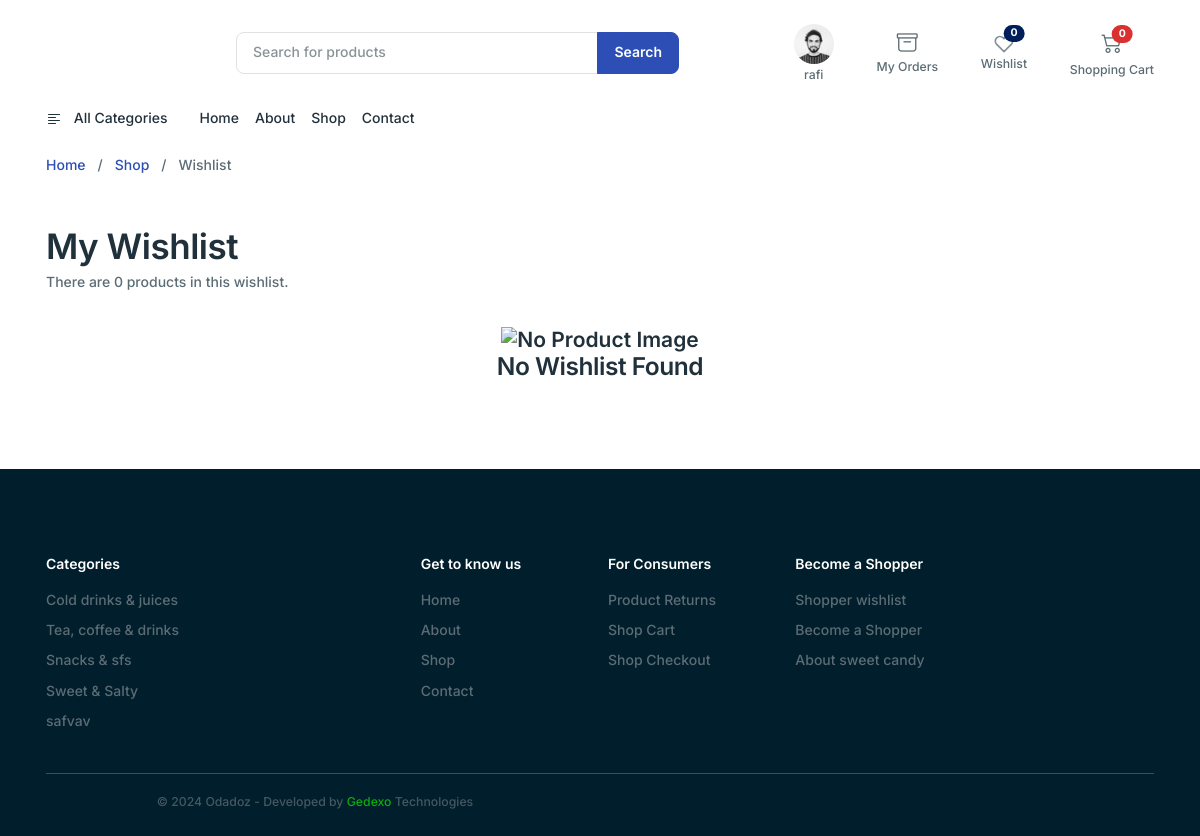
/shop/wishlist/ (signed in), run on the app's committed database.
### orders/models.py (models this page shows)
class UserProfile(models.Model):
    user = models.OneToOneField(User, on_delete=models.CASCADE)
    profile_pic = models.ImageField(upload_to='profile_pics/', blank=True, null=True)
    name = models.CharField(max_length=30, blank=True)
    email = models.EmailField(max_length=255, blank=True)
    firstname = models.CharField(max_length=255, blank=True)
    lastname = models.CharField(max_length=255, blank=True)

### products/models.py (models this page shows, shortened)
class Category(models.Model):
    title = models.CharField(max_length=150)
    class Meta:
        verbose_name = ("Category")
        verbose_name_plural = ("Category")

### orders/views.py (the view)
# urls.py: path("shop/wishlist/", views.WishlistListView.as_view(), name="wishlist"),
class WishlistListView(LoginRequiredMixin, ListView):
    model = Wishlist
    template_name = "web/wishlist.html"
    context_object_name = "wishlist_items"
    paginate_by = 3
    def get_queryset(self):
        return Wishlist.objects.filter(user=self.request.user)
    def get_context_data(self, **kwargs):
        wishlist_items = Wishlist.objects.filter(user=self.request.user)
        wishlist_count = wishlist_items.count()
        categories = Category.objects.all()
        subcategories = SubCategory.objects.all()
        context = {
            "wishlist_items": wishlist_items,
            "wishlist_count": wishlist_count,
            "categories": categories,
            "subcategories": subcategories,
        }
        context.update(super().get_context_data(**kwargs))
        return context

### templates/web/wishlist.html (shortened to what this page needs)
{% extends 'web/partials/base.html' %}
{% load static %}
{% block content %}
<div class="mt-4">
  <div class="container">
      <div class="row">
          <div class="col-12">
              <nav aria-label="breadcrumb">
                <ol class="breadcrumb mb-0">
                  <li class="breadcrumb-item me-3"><a href="{% url "products:index" %}">Home</a></li>
                  <li class="breadcrumb ">/</li>
                  <li class="item ms-3"><a href="{% url 'products:shop' %}"> Shop  </a></li>
                  <li class="breadcrumb  ms-3 ">/ </li>
                  <li class="breadcrumb  ms-3" > Wishlist </li>
                </ol>
              </nav>
          </div>
      </div>
  </div>
</div>
  <section class="mt-8 mb-14">
    <div class="container">
      <div class="row">
        <div class="col-lg-12">
          <div class="mb-8">
            <h1 class="mb-1">My Wishlist</h1>
            <p>There are {{ wishlist_items.count }} products in this wishlist.</p>
          </div>
          <div>
            <div class="table-responsive">
              {% if wishlist_items %}
              <table class="table text-nowrap table-with-checkbox">
                  <thead class="table-light">
                      <tr>
                          <th>
                              <div class="form-check">
                                  <input class="form-check-input" type="checkbox" value="" id="checkAll">
                                  <label class="form-check-label" for="checkAll"></label>
                              </div>
                          </th>
                          <th>Images</th>
                          <th>Product</th>
                          <th>Amount</th>
                          <th>Status</th>
                          <th>Actions</th>
                          <th>Remove</th>
                      </tr>
                  </thead>
                  <tbody>
                      {% for item in wishlist_items %}
                          <tr>
                              <td class="align-middle">
                                  <div class="form-check">
                                    <input class="form-check-input" type="checkbox" value="{{ item.product.id }}" id="checkbox{{ item.product.id }}">
                                    <label class="form-check-label" for="checkbox{{ item.product.id }}"></label>
                                </div>
                              </td>
                              <td class="align-middle">
                                  <a href="{{ item.product.get_absolute_url }}">
                                      <img src="{{ item.product.image.url }}" class="icon-shape icon-xxl" alt="{{ item.product.name }}">
                                  </a>
                              </td>
                              <td class="align-middle">
                                  <div>
                                      <h5 class="fs-6 mb-0">
                                          <a href="{{ item.product.get_absolute_url }}" class="text-inherit">{{ item.product.name }}</a>
                                      </h5>
                                  </div>
                              </td>
                              <td class="align-middle">₹{{ item.product.price }}</td>
                              <td class="align-middle">
                                <span class="badge" style="background: {{ item.product.color.tag_color }};">{{ item.product.color.add_color }}</span>
                            </td>
                              <td class="align-middle">
                                <div class="btn btn-primary btn-sm">
                                  <a href="{% url 'orders:cart_add' item.product.id %}" id="add-to-cart-link" class="text-light">Add to Cart</a>
                                </div>
                              </td>
                              <td class="align-middle">
                                  <a href="{% url 'orders:remove_from_wishlist' product_id=item.product.id %}" class="text-muted" data-bs-toggle="tooltip" data-bs-placement="top" title="Remove from Wishlist">
                                      <i class="feather-icon icon-trash-2"></i>
                                  </a>
                              </td>
                          </tr>
                        {% endfor %}
                  </tbody>
              </table>
              {% else %}
        <div class="text-center h4">
          <td colspan="6" class="align-top">
              <img src="{% static "web/images/svg-graphics/pngwing.png" %}" alt="No Product Image" class="img-fluid" width="150">
              <br>
              <h3>No Wishlist Found</h3>
          </td>
      </div>
    {% endif %}
          </div>
        </div>
      </div>
    </div>
  </section>
{% endblock %}

### templates/web/partials/header.html (shortened to what this page needs)
{% load static %}
<!DOCTYPE html>
<html lang="en">
<head>
</head>
<body>
  <header>
    <div class="container">
      <div class="row align-items-center pt-6 pb-4 mt-4 mt-lg-0">
        <div class="col-xxl-6 col-xl-5 col-lg-6 col-md-9">
          <form action="{% url "products:shop" %}" method="GET">
            <div class="input-group">
              <input class="form-control" type="search" placeholder="Search for products" name="text_search"
                aria-label="Recipient's username" aria-describedby="button-addon2">
              <button class="btn btn-primary" type="button" id="button-addon2">Search</button>
            </div>
          </form>
        </div>
        <div class="col-xxl-4 col-xl-5 col-lg-3 d-none d-lg-block">
          <div class="d-flex align-items-center justify-content-between ms-4">
            <div class="ms-6 text-center">
              <a href="{% url "auth_login" %}" data-bs-toggle="dropdown" class="text-reset">
                <div class="lh-1">
                {% if request.user.is_authenticated %}
                    <div class="ms-0">
                        {% if request.user.userprofile.profile_pic %}
                            <img src="{{ request.user.userprofile.profile_pic.url }}" class="avatar avatar-md rounded-circle">
                        {% else %}
                            <i class="bi bi-person-circle fs-4"></i>
                        {% endif %}
                        <p class="mb-0 d-none d-xl-block small" style="margin-top: 5px;">{{ request.user.username }}</p>
                    </div>
                {% endif %}
            </div>
          </a>
        </div>
        {% if request.user.is_authenticated %}
        <div class="ms-6 text-center">
          <a href="{% url "orders:account-orders" %}" class="text-reset">
            <div class="lh-1">
              <div class="mb-2">
                <i class="bi bi-archive fs-4"></i>
              </div>
              <p class="mb-0 d-none d-xl-block small">My Orders</p>
            </div>
          </a>
        </div>
        {% endif %}
        <div class="text-center ms-6">
          <a href="{% url 'orders:wishlist' %}" class="text-muted position-relative" id="wishlist-link">
              <span class="position-absolute top-0 start-100 translate-middle badge rounded-pill bg-success" id="header_wishlist_count">
                  {{ wishlist_count }}
              </span>
          </a>
          <p class="mb-0 d-none d-xl-block small">Wishlist</p>
        </div>
            <div class="text-center ms-6">
              <a href="{% url 'orders:cart_detail' %}" class="text-reset">
                <div class="text-center">
                  <div class="">
                    <i class="bi bi-cart2 fs-4"></i>
                    <span class="position-absolute  translate-middle badge rounded-pill bg-danger mt-2">
                    {{request.session.cart|length}}
                    </span>
                  </div>
                  <p class="mb-0 d-none d-xl-block small">Shopping Cart</p>
                </div>
              </a>
            </div>
          </div>
        </div>
      </div>
    </div>
  </header>
  <nav class="navbar navbar-expand-lg navbar-light navbar-default p-0 p-sm-0 navbar-offcanvas-color "
    aria-label="Offcanvas navbar large">
    <div class="container">
      <div class="offcanvas offcanvas-start" tabindex="-1" id="navbar-default" aria-labelledby="navbar-defaultLabel">
        <div class="offcanvas-body">
          <div class="">
            <ul class="navbar-nav align-items-center ">
              <li class="dropdown me-6 d-none d-lg-block">
                <a href="{% url "products:index" %}" class="text-inherit" data-bs-toggle="dropdown" aria-expanded="false">
                  All Categories
                </a>
              </li>
              <li class="nav-item dropdown">
                <a class="nav-link" href="{% url "products:index" %}" role="button"
                  aria-expanded="false">
                  Home
                </a>
              </li>
              <li class="nav-item dropdown">
                <a class="nav-link " href="{% url "web:about" %}" role="button"
                  aria-expanded="false">
                  About
                </a>
              </li>
              <li class="nav-item dropdown">
                <a class="nav-link" href="{% url "products:shop" %}" role="button"
                  aria-expanded="false">
                  Shop
                </a>
              </li>
              <li class="nav-item dropdown">
                <a class="nav-link" href="{% url "web:contact" %}" role="button"
                  aria-expanded="false">
                  Contact
                </a>
              </li>
            </ul>
          </div>
        </div>
      </div>
    </div>
  </nav>
</body>
</html>

### templates/web/partials/footer.html (shortened to what this page needs)
{% load static %}
<!DOCTYPE html>
<html lang="en">
<head>
</head>
<body>
<footer class="footer bg-dark pb-6 pt-4 pt-md-12">
  <div class="container">
    <br>
    <div class="row g-4 ">
      <div class="col-12 col-md-12 col-lg-4">
        <h6 class="mb-4 text-white">Categories</h6>
        <div class="row">
          <div class="col-6">
            {% for category in categories %}
            <ul class="nav flex-column">
              <li class="nav-item mb-2"><a href="{% url 'products:shop' %}?category={{ category.id }}" class="nav-link">{{ category.title }}</a></li>
            </ul>
            {% endfor %}
          </div>
          <div class="col-6">
            <ul class="nav flex-column">
            </ul>
          </div>
        </div>
      </div>
      <div class="col-12 col-md-12 col-lg-8">
        <div class="row g-4">
          <div class="col-6 col-sm-6 col-md-3">
            <h6 class="mb-4 text-white">Get to know us</h6>
              <ul class="nav flex-column">
                <li class="nav-item mb-2"><a href="{% url "products:index" %}" class="nav-link">Home</a></li>
                <li class="nav-item mb-2"><a href="{% url "web:about" %}" class="nav-link">About</a></li>
                <li class="nav-item mb-2"><a href="{% url "products:shop" %}" class="nav-link">Shop</a></li>
                <li class="nav-item mb-2"><a href="{% url "web:contact" %}" class="nav-link">Contact</a></li>
              </ul>
          </div>
          <div class="col-6 col-sm-6 col-md-3">
            <h6 class="mb-4 text-white">For Consumers</h6>
            <ul class="nav flex-column">
              <li class="nav-item mb-2"><a href="{% url "products:shop" %}" class="nav-link">Product Returns</a></li>
              <li class="nav-item mb-2"><a href="{% url "orders:cart_detail" %}" class="nav-link">Shop Cart</a></li>
              <li class="nav-item mb-2"><a href="{% url "orders:checkout" %}" class="nav-link">Shop Checkout</a></li>
            </ul>
          </div>
          <div class="col-6 col-sm-6 col-md-3">
            <h6 class="mb-4 text-white">Become a Shopper</h6>
            <ul class="nav flex-column">
              <li class="nav-item mb-2"><a href="{% url "orders:wishlist" %}" class="nav-link">Shopper wishlist</a></li>
              <li class="nav-item mb-2"><a href="{% url "products:shop" %}" class="nav-link">Become a Shopper</a></li>
              <li class="nav-item mb-2"><a href="{% url "web:about" %}" class="nav-link">About sweet candy</a></li>
            </ul>
          </div>
        </div>
      </div>
    </div>
    <hr class="mt-8 opacity-25">
    <div class="text-center">
      <div class="row align-items-center ">
        <div class="col-md-6"><span class="small text-muted"><span id="copyright"> ©
          </span>Odadoz - Developed by<a class="text-primary" href="https://gedexo.com/"> Gedexo </a> Technologies</span></div>
      </div>
    </div>
  </div>
</footer>
</body>
</html>

### data on the page
Category: title "Cold drinks & juices"
Category: title "Tea, coffee & drinks"
Category: title "Snacks & sfs"
Category: title "Sweet & Salty"
Category: title "safvav"

### other printed values
{{ request.user.username }} "rafi"
{{ wishlist_count }} "0"
{{ request.session.cart|length }} "0"
{{ wishlist_items.count }} "0"
